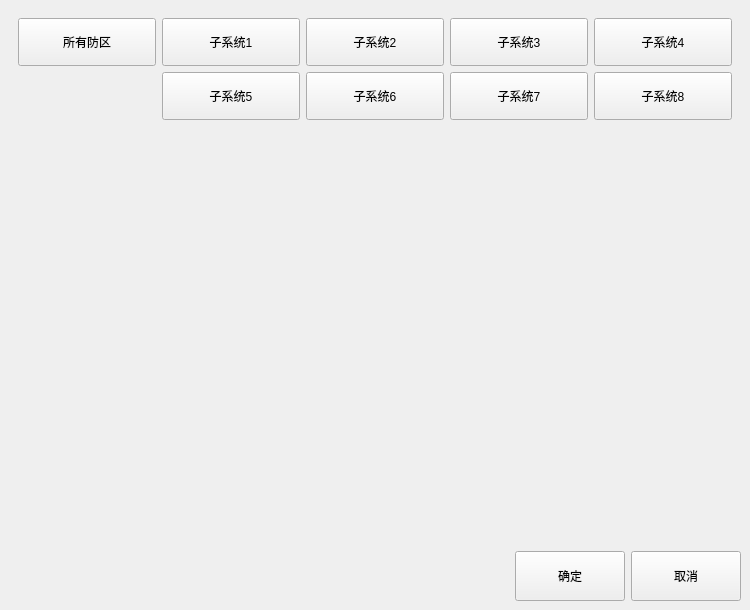
<?xml version="1.0" encoding="UTF-8"?>
<ui version="4.0">
 <class>frmArming</class>
 <widget class="QWidget" name="frmArming">
  <property name="geometry">
   <rect>
    <x>0</x>
    <y>0</y>
    <width>750</width>
    <height>610</height>
   </rect>
  </property>
  <property name="windowTitle">
   <string>Form</string>
  </property>
  <layout class="QVBoxLayout" name="verticalLayout">
   <property name="spacing">
    <number>0</number>
   </property>
   <property name="leftMargin">
    <number>0</number>
   </property>
   <property name="topMargin">
    <number>0</number>
   </property>
   <property name="rightMargin">
    <number>0</number>
   </property>
   <property name="bottomMargin">
    <number>0</number>
   </property>
   <item>
    <widget class="QWidget" name="widgetMain" native="true">
     <layout class="QVBoxLayout" name="verticalLayout_2">
      <item>
       <widget class="QWidget" name="widgetSubsystem" native="true">
        <property name="minimumSize">
         <size>
          <width>0</width>
          <height>120</height>
         </size>
        </property>
        <property name="maximumSize">
         <size>
          <width>16777215</width>
          <height>120</height>
         </size>
        </property>
        <layout class="QGridLayout" name="gridLayout">
         <item row="0" column="0">
          <widget class="QPushButton" name="pushButton_3">
           <property name="sizePolicy">
            <sizepolicy hsizetype="Minimum" vsizetype="Expanding">
             <horstretch>0</horstretch>
             <verstretch>0</verstretch>
            </sizepolicy>
           </property>
           <property name="text">
            <string>所有防区</string>
           </property>
          </widget>
         </item>
         <item row="0" column="1">
          <widget class="QPushButton" name="pushButton_4">
           <property name="sizePolicy">
            <sizepolicy hsizetype="Minimum" vsizetype="Expanding">
             <horstretch>0</horstretch>
             <verstretch>0</verstretch>
            </sizepolicy>
           </property>
           <property name="text">
            <string>子系统1</string>
           </property>
          </widget>
         </item>
         <item row="0" column="2">
          <widget class="QPushButton" name="pushButton_5">
           <property name="sizePolicy">
            <sizepolicy hsizetype="Minimum" vsizetype="Expanding">
             <horstretch>0</horstretch>
             <verstretch>0</verstretch>
            </sizepolicy>
           </property>
           <property name="text">
            <string>子系统2</string>
           </property>
          </widget>
         </item>
         <item row="0" column="3">
          <widget class="QPushButton" name="pushButton_6">
           <property name="sizePolicy">
            <sizepolicy hsizetype="Minimum" vsizetype="Expanding">
             <horstretch>0</horstretch>
             <verstretch>0</verstretch>
            </sizepolicy>
           </property>
           <property name="text">
            <string>子系统3</string>
           </property>
          </widget>
         </item>
         <item row="0" column="4">
          <widget class="QPushButton" name="pushButton_7">
           <property name="sizePolicy">
            <sizepolicy hsizetype="Minimum" vsizetype="Expanding">
             <horstretch>0</horstretch>
             <verstretch>0</verstretch>
            </sizepolicy>
           </property>
           <property name="text">
            <string>子系统4</string>
           </property>
          </widget>
         </item>
         <item row="1" column="1">
          <widget class="QPushButton" name="pushButton_11">
           <property name="sizePolicy">
            <sizepolicy hsizetype="Minimum" vsizetype="Expanding">
             <horstretch>0</horstretch>
             <verstretch>0</verstretch>
            </sizepolicy>
           </property>
           <property name="text">
            <string>子系统5</string>
           </property>
          </widget>
         </item>
         <item row="1" column="2">
          <widget class="QPushButton" name="pushButton_9">
           <property name="sizePolicy">
            <sizepolicy hsizetype="Minimum" vsizetype="Expanding">
             <horstretch>0</horstretch>
             <verstretch>0</verstretch>
            </sizepolicy>
           </property>
           <property name="text">
            <string>子系统6</string>
           </property>
          </widget>
         </item>
         <item row="1" column="3">
          <widget class="QPushButton" name="pushButton_10">
           <property name="sizePolicy">
            <sizepolicy hsizetype="Minimum" vsizetype="Expanding">
             <horstretch>0</horstretch>
             <verstretch>0</verstretch>
            </sizepolicy>
           </property>
           <property name="text">
            <string>子系统7</string>
           </property>
          </widget>
         </item>
         <item row="1" column="4">
          <widget class="QPushButton" name="pushButton_8">
           <property name="sizePolicy">
            <sizepolicy hsizetype="Minimum" vsizetype="Expanding">
             <horstretch>0</horstretch>
             <verstretch>0</verstretch>
            </sizepolicy>
           </property>
           <property name="text">
            <string>子系统8</string>
           </property>
          </widget>
         </item>
        </layout>
       </widget>
      </item>
      <item>
       <widget class="PanelWidget" name="widgetDefence" native="true">
        <property name="sizePolicy">
         <sizepolicy hsizetype="Preferred" vsizetype="Expanding">
          <horstretch>0</horstretch>
          <verstretch>0</verstretch>
         </sizepolicy>
        </property>
        <property name="styleSheet">
         <string notr="true"/>
        </property>
       </widget>
      </item>
      <item>
       <widget class="QWidget" name="widgetReturn" native="true">
        <property name="minimumSize">
         <size>
          <width>0</width>
          <height>50</height>
         </size>
        </property>
        <property name="maximumSize">
         <size>
          <width>16777215</width>
          <height>50</height>
         </size>
        </property>
        <layout class="QHBoxLayout" name="horizontalLayout">
         <property name="leftMargin">
          <number>0</number>
         </property>
         <property name="topMargin">
          <number>0</number>
         </property>
         <property name="rightMargin">
          <number>0</number>
         </property>
         <property name="bottomMargin">
          <number>0</number>
         </property>
         <item>
          <spacer name="horizontalSpacer">
           <property name="orientation">
            <enum>Qt::Horizontal</enum>
           </property>
           <property name="sizeHint" stdset="0">
            <size>
             <width>78</width>
             <height>20</height>
            </size>
           </property>
          </spacer>
         </item>
         <item>
          <widget class="QPushButton" name="btnOk">
           <property name="sizePolicy">
            <sizepolicy hsizetype="Minimum" vsizetype="Expanding">
             <horstretch>0</horstretch>
             <verstretch>0</verstretch>
            </sizepolicy>
           </property>
           <property name="minimumSize">
            <size>
             <width>110</width>
             <height>0</height>
            </size>
           </property>
           <property name="text">
            <string>确定</string>
           </property>
          </widget>
         </item>
         <item>
          <widget class="QPushButton" name="btnCancel">
           <property name="sizePolicy">
            <sizepolicy hsizetype="Minimum" vsizetype="Expanding">
             <horstretch>0</horstretch>
             <verstretch>0</verstretch>
            </sizepolicy>
           </property>
           <property name="minimumSize">
            <size>
             <width>110</width>
             <height>0</height>
            </size>
           </property>
           <property name="text">
            <string>取消</string>
           </property>
          </widget>
         </item>
        </layout>
       </widget>
      </item>
     </layout>
    </widget>
   </item>
  </layout>
 </widget>
 <customwidgets>
  <customwidget>
   <class>PanelWidget</class>
   <extends>QWidget</extends>
   <header>panelwidget.h</header>
   <container>1</container>
  </customwidget>
 </customwidgets>
 <resources/>
 <connections/>
</ui>
